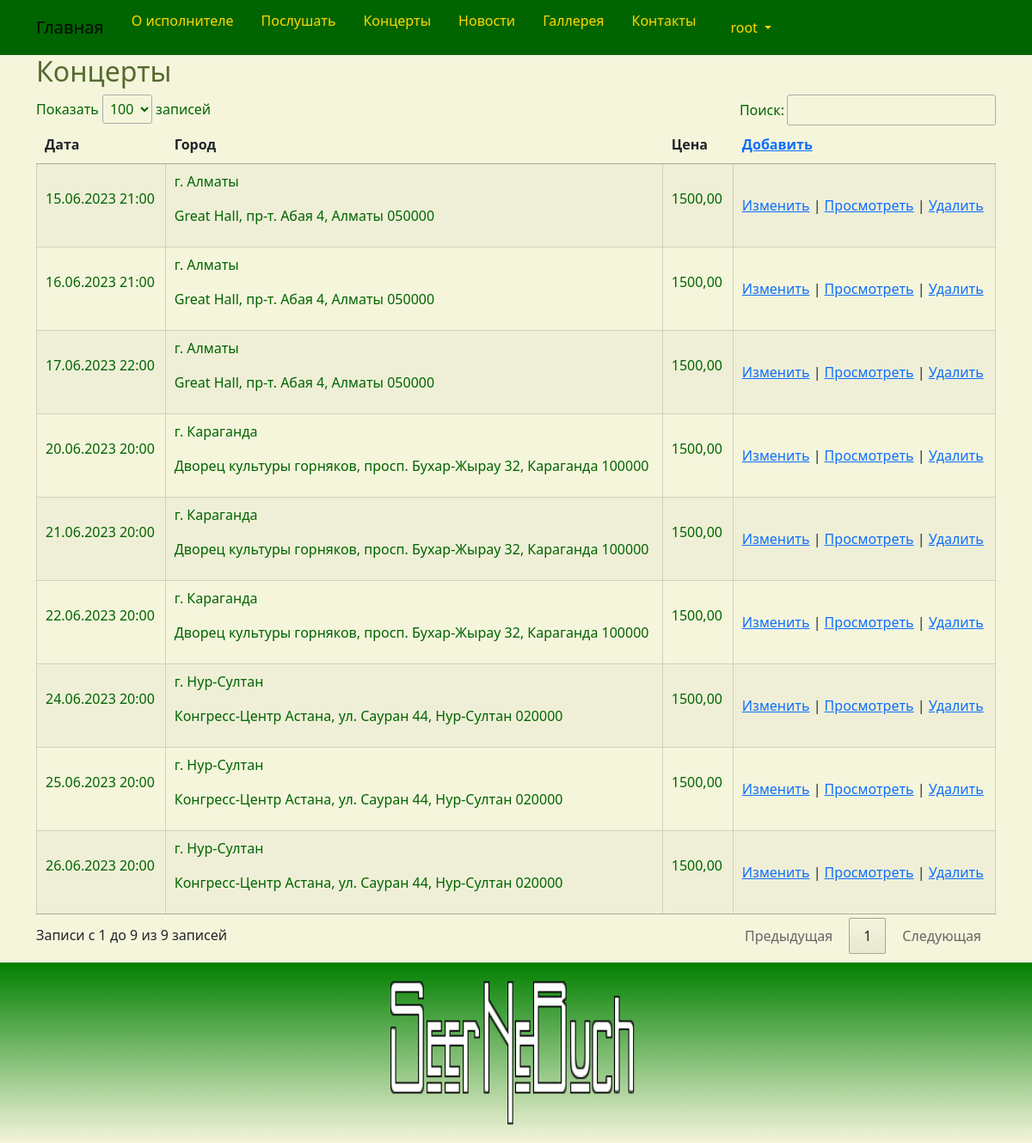
Screenshot of /concert/index/ (signed in) with the database file from the repository.
### band/models.py (models this page shows, shortened)
class Concert(models.Model):
    datec = models.DateTimeField(_('datec'))
    city = models.CharField(_('city'), max_length=256)
    hall = models.CharField(_('hall'), max_length=256)
    price = models.DecimalField(_('price'), max_digits=9, decimal_places=2)
    class Meta:
        db_table = 'concert'
        indexes = [
            models.Index(fields=['datec']),
        ]
        ordering = ['datec']

### band/views.py (the view)
# urls.py: path('concert/index/', views.concert_index, name='concert_index'),
@login_required
@group_required("Managers")
def concert_index(request):
    try:
        concert = Concert.objects.all().order_by('datec')
        return render(request, "concert/index.html", {"concert": concert})
    except Exception as error:
        print(error)
        return HttpResponse(str(error))

### band/views.py (called while the page is built)
def group_required(*group_names):
    def in_groups(u):
        if u.is_authenticated:
            if bool(u.groups.filter(name__in=group_names)) | u.is_superuser:
                return True
        return False
    return user_passes_test(in_groups, login_url='403')

### templates/concert/index.html (shortened to what this page needs)
{% extends "base.html" %}
{% load i18n %}
{% block content %}
<h2>{% trans "concerts" %}</h2>
{% if concert.count > 0 %}
<div class="row">
	<table id="myTable" class="cell-border hover stripe" style="width:100%">
		<thead>
			<tr>
				<th>{% trans "datec" %}</th>
				<th>{% trans "city" %}</th>
				<th>{% trans "price" %}</th>
				<th><a href="{% url 'concert_create'%}">{% trans "Add" %}</a></th>
			</tr>
		</thead>
		<tbody>
			{% for n in concert %}
			<tr>
				<td>
					<p>{{ n.datec | date:"d.m.Y H:i" }}</p>
				</td>
				<td>
					<p>{{ n.city }}</p>
					<p>{{ n.hall }}</p>
				</td>
				<td>
					<p>{{ n.price }}</p>
				</td>
				<td>
					<a href="{% url 'concert_edit' n.id %}">{% trans "Change" %}</a> |
					<a href="{% url 'concert_read' n.id %}">{% trans "View" %}</a> |
					<a onclick="return confirm('Удалить запись?')" href="{% url 'concert_delete' n.id %}">{% trans "Delete" %}</a>
				</td>
			</tr>
			{% endfor %}
		</tbody>
	</table>
</div>
{% else %}
<a href="{% url 'concert_create'%}">{% trans "Create" %}</a>
{% endif %}
{% endblock content %}

### templates/base.html (shortened to what this page needs)
<!DOCTYPE html>
{% load static %}
{% load i18n %}
<html>
<head>
	<link href="https://cdn.jsdelivr.net/npm/bootstrap@5.0.2/dist/css/bootstrap.min.css" rel="stylesheet">
	<link rel="stylesheet" href="{% static 'css/styles.css' %}" />
	<link rel="stylesheet" href="{% static 'css/choosen.css' %}" />
</head>
	<nav class="navbar navbar-expand-lg navbar-light justify-content-center">
		<div class="container">
			<a class="navbar-brand" href="{{ HTTP_HOST }}/">{% trans "Home" %}</a>
			<div class="collapse navbar-collapse" id="mainMenu">
				<ul class="navbar-nav me-auto mb-2 mb-lg-0">
					<li class="nav-item">
						<a class="dropdown-item" href="{% url 'about' %}">{% trans "about" %}</a>
					</li>
					<li class="nav-item">
						<a class="dropdown-item" href="{% url 'listen' %}">{% trans "listen" %}</a>
					</li>
					<li class="nav-item">
						<a class="dropdown-item" href="{% url 'concert_list' %}">{% trans "concerts" %}</a>
					</li>
					<li class="nav-item">
						<a class="dropdown-item" href="{% url 'news_list' %}">{% trans "newss" %}</a>
					</li>
					<li class="nav-item">
						<a class="dropdown-item" href="{% url 'gallery' %}">{% trans "gallery" %}</a>
					</li>
					<li class="nav-item">
						<a class="dropdown-item" href="{% url 'contact' %}">{% trans "contacts" %}</a>
					</li>
					{% if user.is_authenticated %}
						<li class="nav-link dropdown">
							<a class="dropdown-item dropdown-toggle" href="#" id="navbarDropdown" role="button" data-bs-toggle="dropdown" aria-expanded="false">
							{{ user.username }}
							</a>
						</li>
					{% else %}
						<form class="form-inline ml-auto">
							<a href="{% url 'login' %}" class="btn btn-outline-secondary">{% trans "Log In" %}</a>
							<a href="{% url 'signup' %}" class="btn btn-primary ml-2">{% trans "Sign up" %}</a>
						</form>
					{% endif %}
				</ul>
			</div>
		</div>
	</nav>
<body style="background-color: beige">
	<div class="container">
		{% block content%}{% endblock content %}
	</div>
</body>
<footer class="container-fluid text-center bg-lightgray">
	<div class="copyrights">
		<img src="{% static 'images/logo.png' %}" alt="logo" style="height:190px; width: 312px; padding: 10px;">
	</div>
</footer>
<link rel="stylesheet" href="https://cdn.datatables.net/1.11.2/css/jquery.dataTables.min.css">
</html>

### static/css/styles.css (style rules this page uses)
:root { --navbar-background-color: DarkGreen; --navbar-text-color: Gold; --main-background-color-light: LemonChiffon; --main-background-color-dark: PaleGoldenrod; --main-text-color: DarkGreen; --main-header-color: DarkOliveGreen; --main-text-attention-color: Purple; --footer-background-color-light: Beige; --footer-background-color-dark: Green; --footer-text-color: Teal; --card-background-color-light: LemonChiffon; --card-background-color-dark: PaleGoldenrod; --card-text-color: SeaGreen; --table-background-color-light: LemonChiffon; --table-background-color-dark: PaleGoldenrod; --table-text-color: DarkGreen; --star-size: 30px; --star-color: Yellow; --star-background: Gold ; }
.navbar { background-color: var(--navbar-background-color); color: var(--navbar-text-color); }
.navbar .navbar-nav, .navbar .navbar-nav .navbar-text { color: var(--navbar-text-color); }
.navbar ul { background-color: var(--navbar-background-color); color: var(--navbar-text-color); }
.navbar li { background-color: var(--navbar-background-color); color: var(--navbar-text-color); }
.navbar a { background-color: var(--navbar-background-color); color: var(--navbar-text-color); }
.navbar-brand { background-color: var(--navbar-background-color); color: var(--navbar-text-color); }
.nav-link a { background-color: var(--navbar-background-color); color: var(--navbar-text-color); }
.nav-item { background-color: var(--navbar-background-color); color: var(--navbar-text-color); font-weight: bold; }
body { background-color: var(--main-background-color-light); }
h1, h2, h3, h4, h5, h6 { color: var(--main-header-color); }
p, ul, li, label { color: var(--main-text-color); }
footer { background-image: linear-gradient(top, var(--footer-background-color-dark), var(--footer-background-color-light)); background-image: -o-linear-gradient(top, var(--footer-background-color-dark), var(--footer-background-color-light)); background-image: -moz-linear-gradient(top, var(--footer-background-color-dark), var(--footer-background-color-light)); background-image: -webkit-linear-gradient(top, var(--footer-background-color-dark), var(--footer-background-color-light)); margin-top: 10px; padding: 10px; }

### rows the page displays
Concert: datec "15.06.2023 21:00", city "г. Алматы", hall "Great Hall, пр-т. Абая 4, Алматы 050000", price "1500,00"
Concert: datec "16.06.2023 21:00", city "г. Алматы", hall "Great Hall, пр-т. Абая 4, Алматы 050000", price "1500,00"
Concert: datec "17.06.2023 22:00", city "г. Алматы", hall "Great Hall, пр-т. Абая 4, Алматы 050000", price "1500,00"
Concert: datec "20.06.2023 20:00", city "г. Караганда", hall "Дворец культуры горняков, просп. Бухар-Жырау 32, Караганда 100000", price "1500,00"
Concert: datec "21.06.2023 20:00", city "г. Караганда", hall "Дворец культуры горняков, просп. Бухар-Жырау 32, Караганда 100000", price "1500,00"
Concert: datec "22.06.2023 20:00", city "г. Караганда", hall "Дворец культуры горняков, просп. Бухар-Жырау 32, Караганда 100000", price "1500,00"
Concert: datec "24.06.2023 20:00", city "г. Нур-Султан", hall "Конгресс-Центр Астана, ул. Сауран 44, Нур-Султан 020000", price "1500,00"
Concert: datec "25.06.2023 20:00", city "г. Нур-Султан", hall "Конгресс-Центр Астана, ул. Сауран 44, Нур-Султан 020000", price "1500,00"
Concert: datec "26.06.2023 20:00", city "г. Нур-Султан", hall "Конгресс-Центр Астана, ул. Сауран 44, Нур-Султан 020000", price "1500,00"

### other values shown
{{ user.username }} "root"
